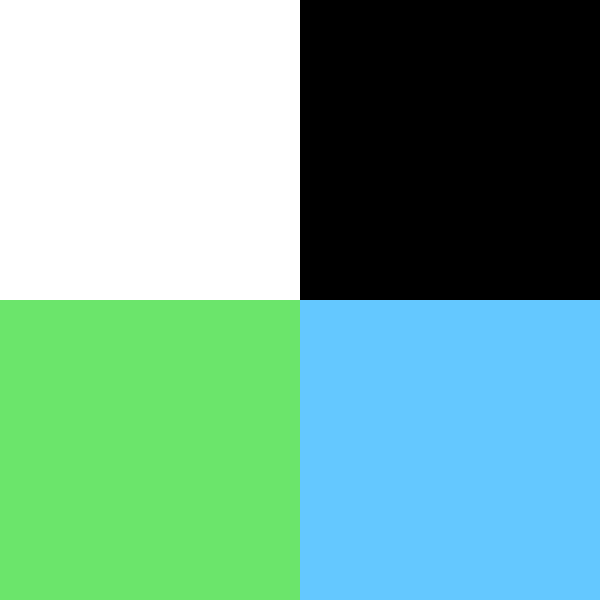
Frame 1 (no input)
Frame 60 (the mouse pressed at the canvas centre just before this capture): identical to frame 1, image omitted
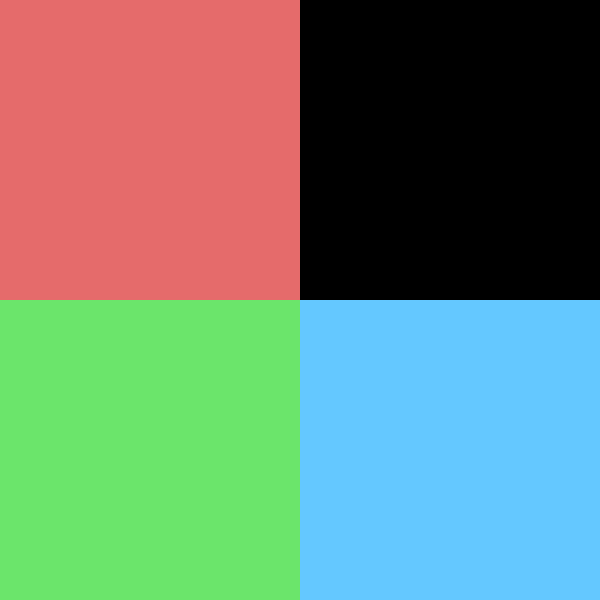
Frame 120 (the mouse held since frame 60 and released just before this capture)

The Processing sketch that drew these frames (run headless with seeded random() and noise(); from frame 60 on, the mouse is pressed at the canvas centre):

// Processing sketch: sketch_4
// ── sketch_4.pde
//this sketch draws two rectangles on the side of the 
// screen that change colors when the mouse is over them. 

// change the sketch to have two more rectangles in the 
// right side of the screen that behave in the same way 
// when the mouse is over them.

void setup() {
  size(600, 600);
  noStroke();
}

void draw() {
  if (mouseX < width/2 && mouseY < height/2) {
    fill(255);
  } else {
    fill(229, 107, 107);
  }
  rect(0, 0, width/2, height/2);

  if (mouseX < width/2 && mouseY > height/2) {
    fill(255);
  } else {
    fill(107, 229, 107);
  }
  rect(0, height/2, width/2, height/2);
  
if (mouseX > width/2 && mouseY > height/2) {
  fill(255);
} else {
  fill (100, 200, 300);
}
rect(width/2, height/2, width/2, height/2);

if(mouseX > width/2 && mouseY < height/2){
  fill(255);
} else {
  fill (0);
}
rect(width/2, 0, width/2, height/2);

}
